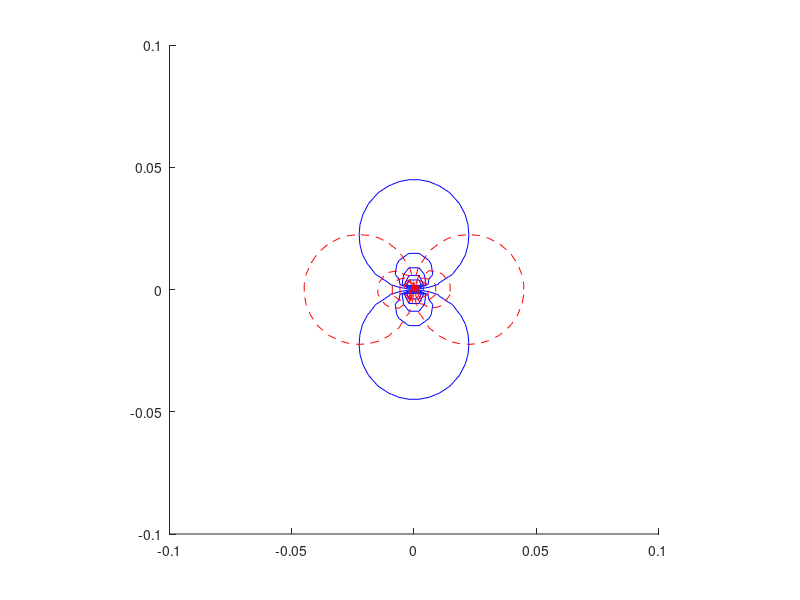

Recreate this plot in MATLAB.
clear ;
clc ;
y = linspace(-0.1, 0.1,50);
x = linspace(-0.1, 0.1, 50);

[X, Y] = meshgrid(x, y);
m = 1;
epsilon = 4;
mu = m*epsilon/pi ;
phi =  X./(X.^2 + Y.^2) ;
psi =  -Y./(X.^2 + Y.^2) ;


figure1 = figure; 

hold all;
contour(X, Y, psi, 49, '-b', linewidth=2);
contour(X, Y, phi, 49, '--r', linewidth=2);
pbaspect([1 1 1]);

% axis off
% axis image
saveas(figure1,'doublet.png')

